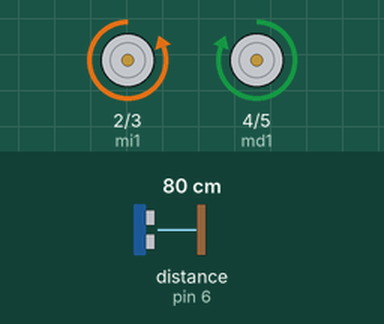
Bench run of a sketch on a simulated Arduino Uno, built with avr-gcc and run on an emulated ATmega328P. Shown: motor-driver pin pairs drawn as motors (green arrow = first pin HIGH = forward, orange = second pin HIGH = backward, longer = more drive). Wiring (inferred from the names in the program): ultrasonic range finder: trigger pin 7; echo pin 6. The inputs (shaded band) are chosen by the test bench; at power-on: distance to the obstacle (sensor on pin 6) 80 cm. The echo pulse lasts 58.3 µs per cm.

Above: at 1.2 s.
1.3 s: distance to the obstacle (sensor on pin 6) set to 54 cm
2.8 s: distance to the obstacle (sensor on pin 6) set to 47 cm
At 3.6 s:
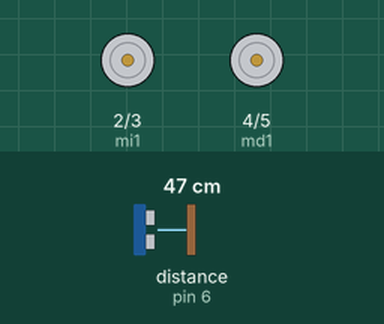
5.8 s: distance to the obstacle (sensor on pin 6) set to 60 cm
At 6.6 s:
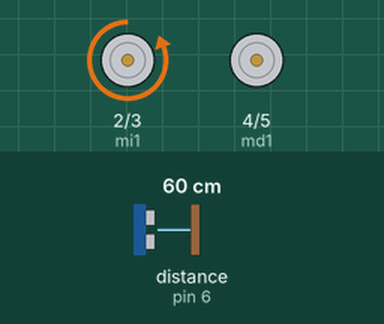
8.8 s: distance to the obstacle (sensor on pin 6) set to 2 cm
At 11.6 s:
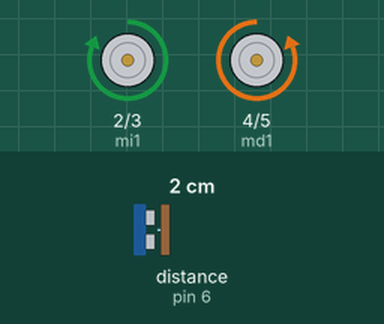
Timing chart, 0 to 12.8 s (numbered marks = the images above; inputs shaded):
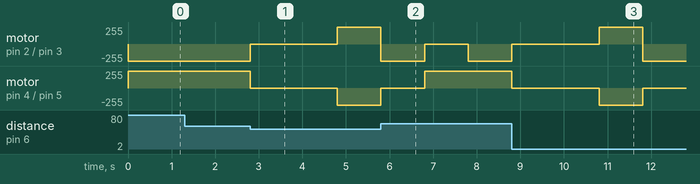

The sketch:

obstaculos.ino
```cpp
//motor izquierda
int mi1=2;
int mi2=3;
//motor derecha
int md1=4;
int md2=5;
//variables del ultrasonido
int distancia;
int tiempo;
int trig=7;
int echo=6;

void setup() {
pinMode(mi1,OUTPUT);
pinMode(mi2,OUTPUT);
pinMode(md1,OUTPUT);
pinMode(md2,OUTPUT);
pinMode(trig,OUTPUT);
pinMode(echo,INPUT);

}

void loop()
{
digitalWrite(trig,HIGH);
delay(1);
digitalWrite(trig,LOW);
tiempo=pulseIn(echo, HIGH);
//distancia=VxT
distancia=tiempo/58.8; // distancia en centímetros

if(distancia>50)
{
  adelante();

  }
  else // para cuando encuentre distancias menores a 50
{
  parar();
  delay(2000);
  atras();
  delay(1000);
  derecha();
  delay(1000);
  izquierda();
  delay(1000);
  adelante();
  }

}


void adelante ()
{
digitalWrite(2,LOW);
digitalWrite(3,HIGH);
digitalWrite(4,HIGH);
digitalWrite(5,LOW);
}
void atras()
{
digitalWrite(2,HIGH);
digitalWrite(3,LOW);
digitalWrite(4,LOW);
digitalWrite(5,HIGH);
}

void derecha ()// debe funcionar el motor izquierdo
{
digitalWrite(2,LOW);
digitalWrite(3,HIGH);
digitalWrite(4,LOW);
digitalWrite(5,LOW);
}


void izquierda () // debe funcionar el motor derecho
{
digitalWrite(2,LOW);
digitalWrite(3,LOW);
digitalWrite(4,HIGH);
digitalWrite(5,LOW);
}

void parar () // debe funcionar el motor derecho
{
digitalWrite(2,LOW);
digitalWrite(3,LOW);
digitalWrite(4,LOW);
digitalWrite(5,LOW);
}
```

Measured:
- the behaviour switches between 52 and 51 cm on distance to the obstacle (sensor on pin 6) (found by bisection; images 0 and 1)
- after the input at 1.3 s, every drawn part: stays the same
- after the input at 2.8 s, motor on pin 2 (mi1) / pin 3 (mi2): backward 255/255 → stopped at once, → forward 255/255 2.0 s later; motor on pin 4 (md1) / pin 5 (md2): forward 255/255 → stopped at once, → backward 255/255 2.0 s later
- after the input at 5.8 s, motor on pin 4 (md1) / pin 5 (md2): goes on until 6.8 s, then stays forward 255/255
- after the input at 8.8 s, motor on pin 2 (mi1) / pin 3 (mi2): backward 255/255 → stopped at once, → forward 255/255 2.0 s later, → backward 255/255 1.0 s later; motor on pin 4 (md1) / pin 5 (md2): forward 255/255 → stopped at once, → backward 255/255 2.0 s later, → stopped 1.0 s later
